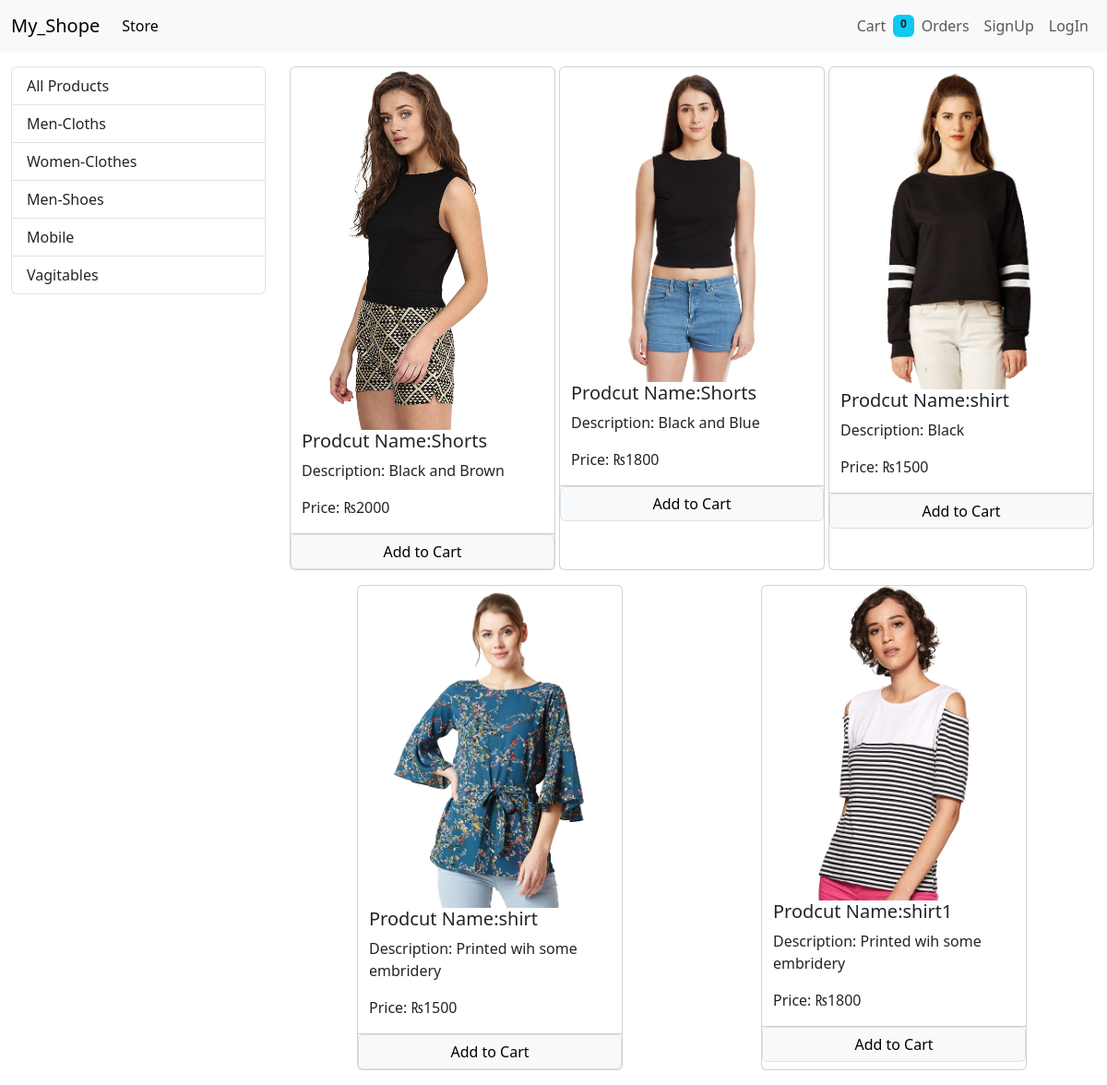
The app's page /?category=2 with its own data.
### store/models/category.py (models this page shows, shortened)
class Category(models.Model):
    name=models.CharField(max_length=50)
    @staticmethod
    def get_all_category():
        return Category.objects.all()

### store/models/products.py (models this page shows, shortened)
class Products(models.Model):
    id=models.AutoField(primary_key=True)
    product_name=models.CharField(max_length=50)
    pro_des=models.CharField(max_length=250 ,default="")
    pro_price=models.IntegerField(default=0)
    pro_img=models.ImageField(upload_to="uploaded/products/")
    category=models.ForeignKey(to=Category,on_delete=models.RESTRICT,)
    @staticmethod
    def get_all_produts_by_categoryid(categoryID):
        if categoryID:
            return Products.objects.filter(category=categoryID)
        else:
            return Products.objects.all()

### store/views/home.py (the view, shortened to what this page needs)
# urls.py: path('',            Index.as_view(),                        name='homepage'),
class Index(View):
   def get(self,request):
      cart=request.session.get('cart')
      if not cart:
         request.session['cart']={}
      products=None
      categories=Category.get_all_category()
      categoryID=(request.GET.get('category'))
      if categoryID:
         products=Products.get_all_produts_by_categoryid(categoryID)
      else:
            products=Products.get_all_produts()
      global data
      data={'products':products,'categories':categories}
      print(request.session.get('email'))
      return render(request,"index.html",data)

### store/templatetags/cart.py (called while the page is built)
@register.filter(name='is_in_cart')
def is_in_cart(product,cart):
    keys=cart.keys()
    for id  in keys:
        if int(id)==product.id:
            return True
    return False

### store/templatetags/custom_filters.py (called while the page is built)
@register.filter(name='currency')
def currency(number):
    return "₨"+str(number)

### templates/index.html (shortened to what this page needs)
{% extends "base.html" %} {% block title %}My_store{% endblock title %}
{% block content %}
{% load cart %}
{% load custom_filters %}
<div class="container-fluid mt-3">
  <div class="row">
    <div class="col-lg-3">
      <div class="list-group">
          <a href="/" class="list-group-item">All Products</a>
          {% for category in categories  %}
          <a href="?category={{category.id}}" class="list-group-item">{{category.name}}</a>
          {% endfor %}
      </div>
    </div>
    <div id="product" class="col-lg-9">
      <div class="row mx-auto">
        {% if products %}
        {% for product in products %}
        <div class="card mx-auto mb-3" id="{{product.id}}" style="width: 18rem">
          <img src="{{product.pro_img.url}}" class="card-img-top" alt="..." />
          <div class="card-body p-0">
            <h5 class="card-title">Prodcut Name:{{product.product_name}}</h5>
            <p class="card-text">Description: {{product.pro_des}}</p>
            <p class="card-text">Price: {{product.pro_price|currency}}</p>
            <div class="card-footer p-0 row no-gutters ">
              {% if product|is_in_cart:request.session.cart %}
                <div class="row p-0 m-0 mb-0">
                  <form action="/#{{product.id}}" method="POST" class="col-2 p-0 m-0">
                    {% csrf_token %}
                    <input hidden type="text" name="productid" value="{{product.id}}">
                    <input hidden type="text" name="remove" value="True">
                    <input type="submit" value="-" class=" btn btn-block btn-secondary">
                  </form>
                  <div class="text-center col">{{product|product_qty_incart:request.session.cart}} in cart</div>
                  <form action="/#{{product.id}}" method="POST" class="col-2">
                    {% csrf_token %}
                    <input hidden type="text" name="productid" value="{{product.id}}">
                    <input type="submit" value="+" class="btn btn-block btn-secondary">
                  </form>
                </div>
                {% else %}
                <form action="/#{{product.id}}" method="POST" class="btn-block p-0 m-0">
                  <input class="float-right btn btn-light border btn-block form-control" type="submit" value="Add to Cart">
                </form>
                {% endif %}
            </div>
          </div>
        </div>
        {% endfor %}
        {% else %}
        <h3 class="alert alert-light border rounded">Curruntly No Item to Show</h3>
        {% endif %}
      </div>
    </div>
  </div>
</div>
{% endblock content %}

### records on screen
Category: name "Men-Cloths"
Category: name "Women-Clothes"
Category: name "Men-Shoes"
Category: name "Mobile"
Category: name "Vagitables"
Products: pro_img (picture), product_name "Shorts", pro_des "Black and Brown", pro_price "₨2000"
Products: pro_img (picture), product_name "Shorts", pro_des "Black and Blue", pro_price "₨1800"
Products: pro_img (picture), product_name "shirt", pro_des "Black", pro_price "₨1500"
Products: pro_img (picture), product_name "shirt", pro_des "Printed wih some embridery", pro_price "₨1500"
Products: {{ product.id }} 18 (drawn), pro_img (picture), product_name "shirt1", pro_des "Printed wih some embridery", pro_price "₨1800"

### other values on screen
{{ request.session.cart.keys|length }} "0"
